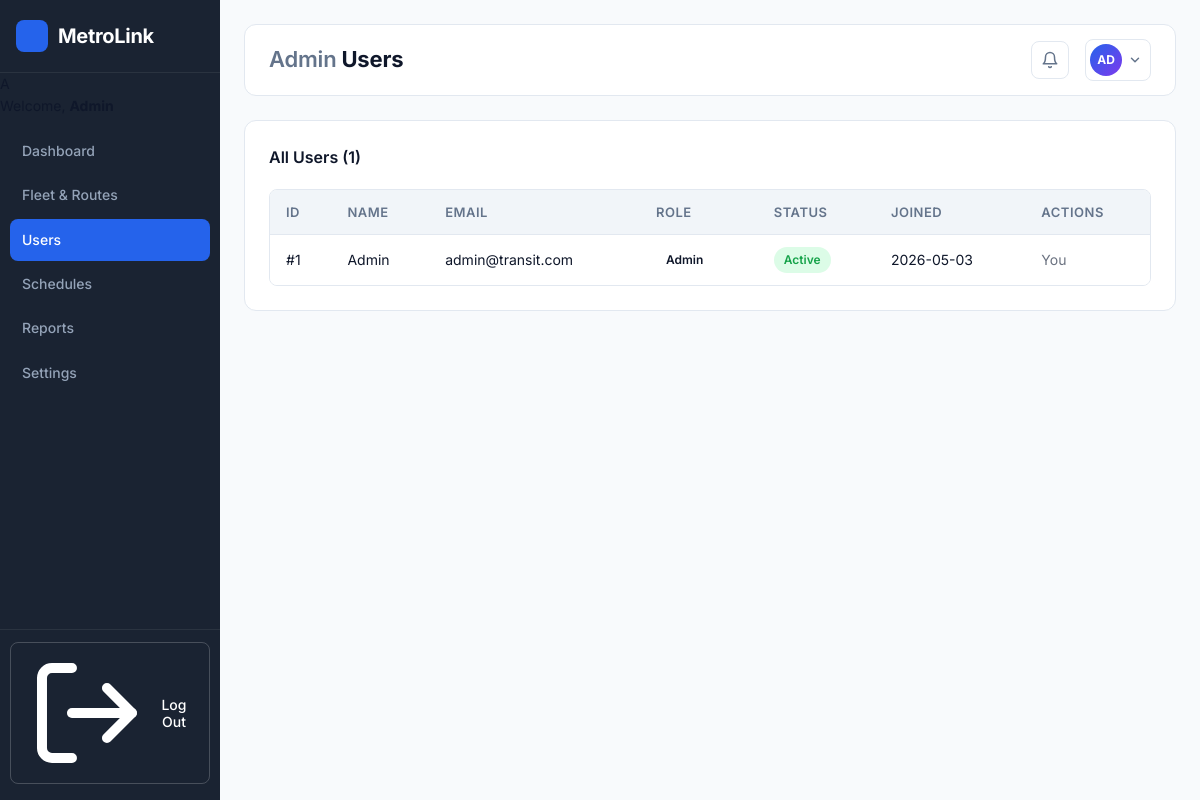
The page /admin/users.php (signed in) on the database its author committed.
### tables this page shows
CREATE TABLE users (
    user_id       INT AUTO_INCREMENT PRIMARY KEY,
    name          VARCHAR(100)    NOT NULL,
    email         VARCHAR(255)    UNIQUE NOT NULL,
    password_hash VARCHAR(255)    NOT NULL,
    role          ENUM('admin','passenger') DEFAULT 'passenger',
    status        ENUM('active','inactive','suspended') DEFAULT 'active',
    created_at    TIMESTAMP DEFAULT CURRENT_TIMESTAMP,
    INDEX idx_email (email),
    INDEX idx_role (role),
    INDEX idx_status (status)
);

### admin/users.php (the view, shortened to what this page needs)
<?php
require_once '../includes/db.php';
$admin_current_page  = 'users';
$topbar_title        = 'Users';
$topbar_title_prefix = 'Admin';
$notification_count  = 0;
$admin_name          = $_SESSION['user_name'] ?? 'Admin';
$assets              = '../assets';
$users = $pdo->query(
    "SELECT user_id, name, email, role, status, created_at
     FROM users ORDER BY user_id DESC"
)->fetchAll(PDO::FETCH_ASSOC);
?>
<!DOCTYPE html>
<html lang="en">
<head>
  <link rel="stylesheet" href="<?php echo $assets; ?>/css/style.css"/>
  <link rel="stylesheet" href="<?php echo $assets; ?>/css/admin.css"/>
</head>
<body>
<div class="layout">
  <?php include '../includes/sidebar-admin.php'; ?>
  <main class="main-content" id="main-content">
    <?php include '../includes/topbar-admin.php'; ?>
    <div class="admin-content-grid">
      <section class="card" style="grid-column:1 / -1;">
        <h2 class="card-title">All Users (<?php echo count($users); ?>)</h2>
        <?php if (empty($users)): ?>
          <p style="color:#6b7280;">No users found.</p>
        <?php else: ?>
          <div class="table-wrapper">
            <table class="fleet-table">
              <thead>
                <tr>
                  <th>ID</th>
                  <th>Name</th>
                  <th>Email</th>
                  <th>Role</th>
                  <th>Status</th>
                  <th>Joined</th>
                  <th>Actions</th>
                </tr>
              </thead>
              <tbody>
                <?php foreach ($users as $u): ?>
                  <tr>
                    <td>#<?php echo $u['user_id']; ?></td>
                    <td><?php echo htmlspecialchars($u['name']); ?></td>
                    <td><?php echo htmlspecialchars($u['email']); ?></td>
                    <td><span class="badge"><?php echo htmlspecialchars(ucfirst($u['role'])); ?></span></td>
                    <td>
                      <?php if ($u['status'] === 'active'): ?>
                        <span class="badge badge-active">Active</span>
                      <?php else: ?>
                        <span class="badge badge-maintenance"><?php echo htmlspecialchars(ucfirst($u['status'])); ?></span>
                      <?php endif; ?>
                    </td>
                    <td><?php echo htmlspecialchars(date('Y-m-d', strtotime($u['created_at']))); ?></td>
                    <td>
                      <?php if ((int)$u['user_id'] === (int)$_SESSION['user_id']): ?>
                        <span style="color:#6b7280;">You</span>
                      <?php endif; ?>
                    </td>
                  </tr>
                <?php endforeach; ?>
              </tbody>
            </table>
          </div>
        <?php endif; ?>
      </section>
    </div>
  </main>
</div>
</body>
</html>

### includes/sidebar-admin.php (shortened to what this page needs)
<?php
$admin_current_page = $admin_current_page ?? 'fleet';
$admin_name = $admin_name ?? ($_SESSION['user_name'] ?? 'Admin');
$admin_initials = strtoupper(substr(explode(' ', $admin_name)[0], 0, 1) . (isset(explode(' ', $admin_name)[1]) ? substr(explode(' ', $admin_name)[1], 0, 1) : ''));
$admin_nav = [
  ['id' => 'dashboard',  'label' => 'Dashboard',       'href' => 'dashboard.php', 'icon' => 'grid'],
  ['id' => 'fleet',      'label' => 'Fleet & Routes',  'href' => 'fleet.php',     'icon' => 'truck'],
  ['id' => 'users',      'label' => 'Users',           'href' => 'users.php',     'icon' => 'users'],
  ['id' => 'schedules',  'label' => 'Schedules',       'href' => 'schedules.php', 'icon' => 'calendar'],
  ['id' => 'reports',    'label' => 'Reports',         'href' => 'reports.php',   'icon' => 'bar-chart'],
  ['id' => 'settings',   'label' => 'Settings',        'href' => 'settings.php',  'icon' => 'settings'],
];
?>
<aside class="sidebar" id="sidebar" role="navigation" aria-label="Admin Navigation">
  <div class="sidebar-logo">
    <div class="logo-icon" aria-hidden="true">
    </div>
    <span class="brand-name">MetroLink</span>
  </div>
  <div class="sidebar-user">
    <div class="sidebar-avatar" aria-hidden="true"><?php echo htmlspecialchars($admin_initials); ?></div>
    <div class="sidebar-welcome">
      <strong><?php echo htmlspecialchars($admin_name); ?></strong>
    </div>
  </div>
  <nav class="sidebar-nav" aria-label="Admin menu">
    <ul>
      <?php foreach ($admin_nav as $item): ?>
        <li>
          <a href="<?php echo htmlspecialchars($item['href']); ?>"
             class="<?php echo $admin_current_page === $item['id'] ? 'active' : ''; ?>"
             aria-current="<?php echo $admin_current_page === $item['id'] ? 'page' : 'false'; ?>">
            <?php echo htmlspecialchars($item['label']); ?>
          </a>
        </li>
      <?php endforeach; ?>
    </ul>
  </nav>
  <div class="sidebar-footer">
    <form method="post" action="../auth/logout.php">
      <button type="submit" class="btn-logout">
        <svg xmlns="http://www.w3.org/2000/svg" viewBox="0 0 24 24" fill="none" stroke="currentColor" stroke-width="2" stroke-linecap="round" stroke-linejoin="round"><path d="M9 21H5a2 2 0 0 1-2-2V5a2 2 0 0 1 2-2h4"/><polyline points="16 17 21 12 16 7"/><line x1="21" y1="12" x2="9" y2="12"/></svg>
        Log Out
      </button>
    </form>
  </div>
</aside>

### includes/topbar-admin.php (shortened to what this page needs)
<?php
$topbar_title        = $topbar_title        ?? 'Dashboard';
$topbar_title_prefix = $topbar_title_prefix ?? 'Admin';
$notification_count  = $notification_count  ?? 0;
$admin_name          = $admin_name          ?? 'Admin';
$admin_initials      = strtoupper(substr($admin_name, 0, 2));
?>
<header class="admin-topbar" role="banner">
  <div class="topbar-left">
    <h1 class="topbar-page-title">
      <span class="title-admin"><?php echo htmlspecialchars($topbar_title_prefix); ?></span>
      <?php echo ' ' . htmlspecialchars($topbar_title); ?>
    </h1>
  </div>
  <div class="topbar-right">
    <div class="topbar-bell" role="button" tabindex="0" aria-label="<?php echo $notification_count; ?> unread notifications">
      <svg xmlns="http://www.w3.org/2000/svg" viewBox="0 0 24 24" fill="none" stroke="currentColor" stroke-width="2" stroke-linecap="round" stroke-linejoin="round" aria-hidden="true">
        <path d="M18 8A6 6 0 0 0 6 8c0 7-3 9-3 9h18s-3-2-3-9"/>
        <path d="M13.73 21a2 2 0 0 1-3.46 0"/>
      </svg>
    </div>
    <div class="topbar-avatar-wrap" role="button" tabindex="0" aria-label="Admin account menu" aria-haspopup="true">
      <div class="topbar-avatar" aria-hidden="true"><?php echo htmlspecialchars($admin_initials); ?></div>
      <svg class="chevron" xmlns="http://www.w3.org/2000/svg" viewBox="0 0 24 24" fill="none" stroke="currentColor" stroke-width="2.5" stroke-linecap="round" stroke-linejoin="round" aria-hidden="true">
        <polyline points="6 9 12 15 18 9"/>
      </svg>
    </div>
  </div>
</header>

### assets/css/style.css (style rules this page uses)
:root { --sidebar-bg: #1a2332; --sidebar-width: 220px; --primary-blue: #2563eb; --primary-blue-dark: #1d4ed8; --primary-blue-hover:#1e40af; --surface-white: #ffffff; --surface-light: #f8fafc; --table-header-bg: #f1f5f9; --border-color: #e2e8f0; --text-primary: #0f172a; --text-muted: #64748b; --text-sidebar-inactive: #94a3b8; --badge-active-bg: #dcfce7; --badge-active-text: #16a34a; --badge-maint-bg: #fee2e2; --badge-maint-text: #dc2626; --card-radius: 12px; --btn-radius: 8px; --badge-radius: 20px; --transition: 0.18s ease; }
*, *::before, *::after { box-sizing: border-box; margin: 0; padding: 0; }
html { font-size: 16px; scroll-behavior: smooth; }
body { font-family: 'Inter', system-ui, -apple-system, sans-serif; font-size: 14px; color: var(--text-primary); background-color: var(--surface-light); line-height: 1.6; -webkit-font-smoothing: antialiased; }
a { text-decoration: none; color: inherit; }
ul { list-style: none; }
button, input, select, textarea { font-family: inherit; }
.layout { display: flex; min-height: 100vh; }
.main-content { margin-left: var(--sidebar-width); flex: 1; padding: 24px; background-color: var(--surface-light); min-height: 100vh; transition: margin-left var(--transition); }
.sidebar { width: var(--sidebar-width); background-color: var(--sidebar-bg); position: fixed; top: 0; left: 0; height: 100vh; display: flex; flex-direction: column; z-index: 100; overflow-y: auto; overflow-x: hidden; transition: transform var(--transition); }
.sidebar-logo { display: flex; align-items: center; gap: 10px; padding: 20px 16px; border-bottom: 1px solid rgba(255,255,255,0.07); }
.sidebar-logo .logo-icon { width: 32px; height: 32px; background: var(--primary-blue); border-radius: 8px; display: flex; align-items: center; justify-content: center; flex-shrink: 0; }
.sidebar-logo .brand-name { font-size: 20px; font-weight: 700; color: #ffffff; letter-spacing: -0.3px; }
.sidebar-nav { flex: 1; padding: 12px 0; }
.sidebar-nav ul { padding: 0 10px; }
.sidebar-nav li { margin-bottom: 2px; }
.sidebar-nav a { display: flex; align-items: center; gap: 10px; padding: 10px 12px; border-radius: 8px; font-size: 14px; font-weight: 500; color: var(--text-sidebar-inactive); transition: background var(--transition), color var(--transition); }
.sidebar-nav a.active { background: var(--primary-blue); color: #ffffff; }
.sidebar-footer { padding: 12px 10px 16px; border-top: 1px solid rgba(255,255,255,0.07); }
.sidebar-footer .btn-logout { width: 100%; background: transparent; border: 1px solid rgba(255,255,255,0.2); color: #fff; padding: 10px 16px; border-radius: 8px; cursor: pointer; font-size: 14px; font-weight: 500; display: flex; align-items: center; justify-content: center; gap: 8px; transition: background var(--transition), border-color var(--transition); }
.card { background: var(--surface-white); border: 1px solid var(--border-color); border-radius: var(--card-radius); padding: 24px; }
.card-title { font-size: 16px; font-weight: 600; color: var(--text-primary); margin-bottom: 18px; }
.badge { display: inline-flex; align-items: center; gap: 5px; padding: 3px 10px; border-radius: var(--badge-radius); font-size: 12px; font-weight: 600; line-height: 1.6; }
.badge-active { background: var(--badge-active-bg); color: var(--badge-active-text); }
.table-wrapper { overflow-x: auto; border-radius: 8px; border: 1px solid var(--border-color); }
table { width: 100%; border-collapse: collapse; font-size: 14px; }
thead tr { background: var(--table-header-bg); }
thead th { padding: 12px 16px; text-align: left; font-size: 13px; font-weight: 600; text-transform: uppercase; letter-spacing: 0.5px; color: var(--text-muted); white-space: nowrap; border-bottom: 1px solid var(--border-color); }
tbody tr { background: var(--surface-white); border-bottom: 1px solid #f1f5f9; transition: background var(--transition); }
tbody tr:last-child { border-bottom: none; }
tbody td { padding: 12px 16px; color: var(--text-primary); vertical-align: middle; }

### rows shown on the page
users: user_id "1", name "Admin", email "admin@transit.com", role "Admin", status "Active", created_at "2026-05-03", shows "You"

### other values the page prints
$item['label'] "Dashboard"
$item['label'] "Fleet & Routes"
$item['label'] "Users"
$item['label'] "Schedules"
$item['label'] "Reports"
$item['label'] "Settings"
$topbar_title_prefix "Admin"
$topbar_title "Users"
$admin_initials "AD"
count($users) "1"
